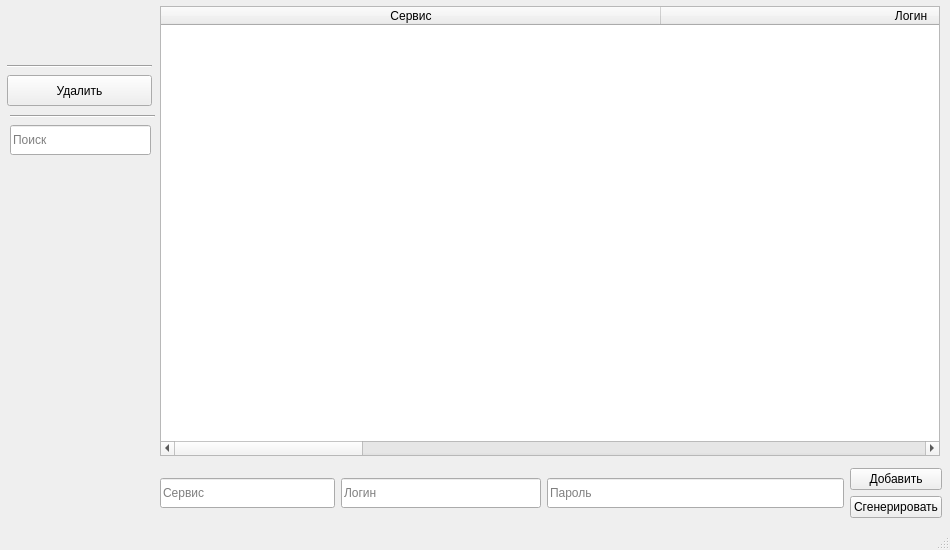
<?xml version="1.0" encoding="UTF-8"?>
<ui version="4.0">
 <class>MainWindow</class>
 <widget class="QMainWindow" name="MainWindow">
  <property name="geometry">
   <rect>
    <x>0</x>
    <y>0</y>
    <width>950</width>
    <height>550</height>
   </rect>
  </property>
  <property name="minimumSize">
   <size>
    <width>950</width>
    <height>550</height>
   </size>
  </property>
  <property name="maximumSize">
   <size>
    <width>950</width>
    <height>550</height>
   </size>
  </property>
  <property name="windowTitle">
   <string>Password Manager</string>
  </property>
  <widget class="QWidget" name="centralwidget">
   <widget class="QWidget" name="verticalLayoutWidget">
    <property name="geometry">
     <rect>
      <x>160</x>
      <y>0</y>
      <width>782</width>
      <height>526</height>
     </rect>
    </property>
    <layout class="QVBoxLayout" name="verticalLayout">
     <item>
      <widget class="QTableWidget" name="passwordTable">
       <property name="minimumSize">
        <size>
         <width>780</width>
         <height>450</height>
        </size>
       </property>
       <property name="maximumSize">
        <size>
         <width>780</width>
         <height>450</height>
        </size>
       </property>
       <attribute name="horizontalHeaderDefaultSectionSize">
        <number>500</number>
       </attribute>
       <attribute name="verticalHeaderVisible">
        <bool>true</bool>
       </attribute>
       <attribute name="verticalHeaderDefaultSectionSize">
        <number>30</number>
       </attribute>
       <attribute name="verticalHeaderMinimumSectionSize">
        <number>30</number>
       </attribute>
       <column>
        <property name="text">
         <string>Сервис</string>
        </property>
       </column>
       <column>
        <property name="text">
         <string>Логин</string>
        </property>
       </column>
       <column>
        <property name="text">
         <string>Пароль</string>
        </property>
       </column>
       <column>
        <property name="text">
         <string>ID</string>
        </property>
       </column>
      </widget>
     </item>
     <item>
      <layout class="QHBoxLayout" name="horizontalLayout">
       <item>
        <widget class="QLineEdit" name="input_service">
         <property name="maximumSize">
          <size>
           <width>175</width>
           <height>30</height>
          </size>
         </property>
         <property name="text">
          <string/>
         </property>
         <property name="placeholderText">
          <string>Сервис</string>
         </property>
        </widget>
       </item>
       <item>
        <widget class="QLineEdit" name="input_login">
         <property name="maximumSize">
          <size>
           <width>200</width>
           <height>30</height>
          </size>
         </property>
         <property name="text">
          <string/>
         </property>
         <property name="placeholderText">
          <string>Логин</string>
         </property>
        </widget>
       </item>
       <item>
        <widget class="QLineEdit" name="input_password">
         <property name="maximumSize">
          <size>
           <width>16777215</width>
           <height>30</height>
          </size>
         </property>
         <property name="text">
          <string/>
         </property>
         <property name="placeholderText">
          <string>Пароль</string>
         </property>
        </widget>
       </item>
       <item>
        <layout class="QVBoxLayout" name="verticalLayout_2">
         <item>
          <widget class="QPushButton" name="add_button">
           <property name="text">
            <string>Добавить</string>
           </property>
          </widget>
         </item>
         <item>
          <widget class="QPushButton" name="gen_button">
           <property name="text">
            <string>Сгенерировать</string>
           </property>
          </widget>
         </item>
        </layout>
       </item>
      </layout>
     </item>
    </layout>
   </widget>
   <widget class="QPushButton" name="delete_button">
    <property name="geometry">
     <rect>
      <x>7</x>
      <y>75</y>
      <width>145</width>
      <height>31</height>
     </rect>
    </property>
    <property name="text">
     <string>Удалить</string>
    </property>
   </widget>
   <widget class="Line" name="line">
    <property name="geometry">
     <rect>
      <x>7</x>
      <y>65</y>
      <width>145</width>
      <height>3</height>
     </rect>
    </property>
    <property name="orientation">
     <enum>Qt::Horizontal</enum>
    </property>
   </widget>
   <widget class="QLineEdit" name="search_bar">
    <property name="geometry">
     <rect>
      <x>10</x>
      <y>125</y>
      <width>141</width>
      <height>30</height>
     </rect>
    </property>
    <property name="maximumSize">
     <size>
      <width>200</width>
      <height>30</height>
     </size>
    </property>
    <property name="text">
     <string/>
    </property>
    <property name="placeholderText">
     <string>Поиск</string>
    </property>
   </widget>
   <widget class="Line" name="line_2">
    <property name="geometry">
     <rect>
      <x>10</x>
      <y>115</y>
      <width>145</width>
      <height>3</height>
     </rect>
    </property>
    <property name="orientation">
     <enum>Qt::Horizontal</enum>
    </property>
   </widget>
  </widget>
  <widget class="QMenuBar" name="menubar">
   <property name="geometry">
    <rect>
     <x>0</x>
     <y>0</y>
     <width>950</width>
     <height>26</height>
    </rect>
   </property>
  </widget>
  <widget class="QStatusBar" name="statusbar"/>
 </widget>
 <tabstops>
  <tabstop>input_service</tabstop>
  <tabstop>input_login</tabstop>
  <tabstop>input_password</tabstop>
 </tabstops>
 <resources/>
 <connections/>
</ui>
